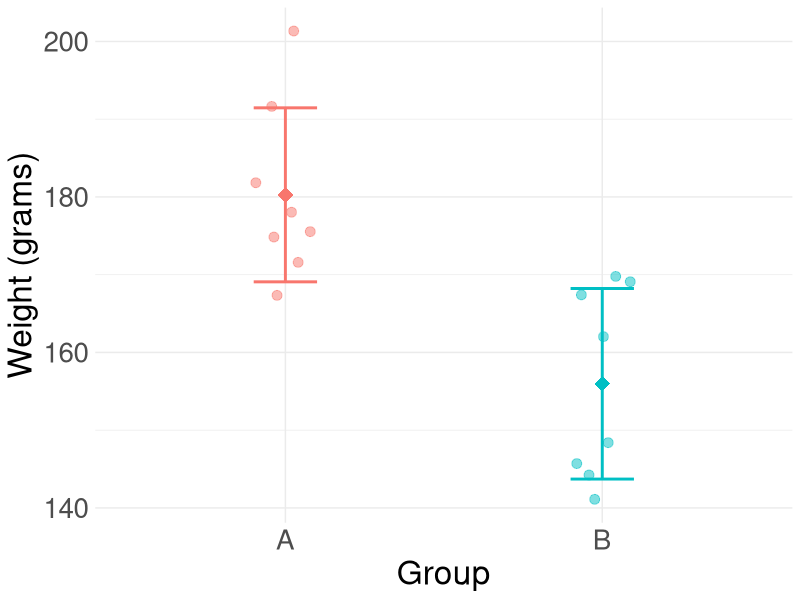
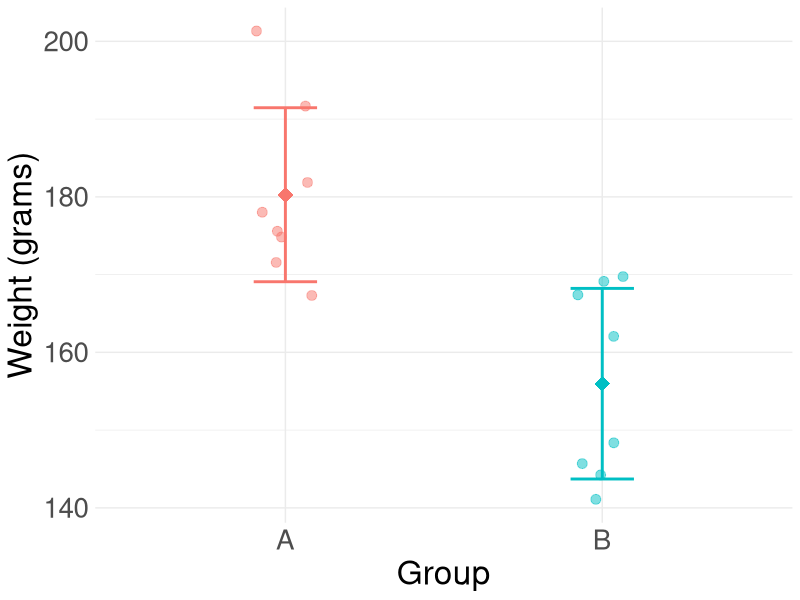

Recreate these plots in R, in order.
###############################################################################
## EXAMPLE 1: Bell-shaped data with a mean-and-whiskers summary overlaid.
## From Tomek & Eisner: Basic Statistics for Life Scientists. https://github.com/jtmff/stats_BSfLS
###############################################################################
# See also comments describing whether to show plots in RStudio or save images to 
# hard drive, and an explanation of how to set the working directory.

# Load the library of functions ggplot2. Before running this
# the first time, you may need to install it using the following command:
# install.packages("ggplot2"). 
library(ggplot2) 

# We use the Cairo library for plotting figures and saving them to a hard drive
# See the end of example for how to plot so that output images are shown in
# RStudio, rather than saved to a hard drive.
library(Cairo)

set.seed(111)  # Fixed “seed” of the random number generator (for reproducibility)

dataA <- c(171.57, 191.66, 167.33, 201.35, 174.83, 178.04, 181.84, 175.55)
dataB <- c(145.71, 148.38, 169.11, 169.76, 144.23, 162.04, 141.11, 167.39)

# Combine the data into a data frame
df <- data.frame(
  Value = c(dataA, dataB),
  Group = rep(c("A", "B"), each = 8)
)

# Create a plot with points and mean (as diamonds) + sd whiskers overlay
plt <- ggplot(df, aes(x = Group, y = Value, color = Group)) +
  geom_point(position = position_jitter(width = 0.1), alpha = 0.5, size = 3) +
  stat_summary(fun = mean, geom = "point", shape = 18, size = 5, 
               position = position_dodge(width = 0.75)) +
  stat_summary(fun.data = mean_sdl,
               fun.args = list(mult = 1),
               geom = "errorbar", 
               width = 0.2,
               position = position_dodge(width = 0.75),
               mapping = aes(group = Group),
               linewidth = 1) +
  labs(x = "Group", y = "Weight (grams)") +
  theme_minimal() +
  theme(
    legend.position = "none",
    axis.text.x = element_text(size = 20),
    axis.text.y = element_text(size = 20),
    axis.title.x = element_text(size = 24),
    axis.title.y = element_text(size = 24)
  )


# Save the plot in a file (in your working directory).We do this using the library
# Cairo, which produces nicer and more publication-ready plots than default R.
# This stores the image in your 'Working directory'. To make sure your working
# directory is the same as this script (if you want to store the image in the
# same folder), right-click the name of this script at the tab name in the 
# script editor, and hit 'Set Working Directory'. Alternatively, you may choose
# the working directory through the 'File' tab in Rstudio. Finally, you can use
# the console command 'setwd'
CairoPNG(file = "meanSD.png", width = 600, height = 400)
print(plt)
dev.off()

print(plt)

# If you prefer to have the plot shown in RStudio (‘Plots’ pane), just omit the 
# CairoPNG and dev.off() calls. Alternatively, you can just copy print(plt) outside
# the # CairoPNG-dev.off lines, also keeping it there, in which case the plot gets
# shown in RStudio and is also stored on the hard drive.
# If your script plots multiple images in RStudio, you can switch between them using
# the small arrows in the top left corner of the ‘Plots’ pane.
